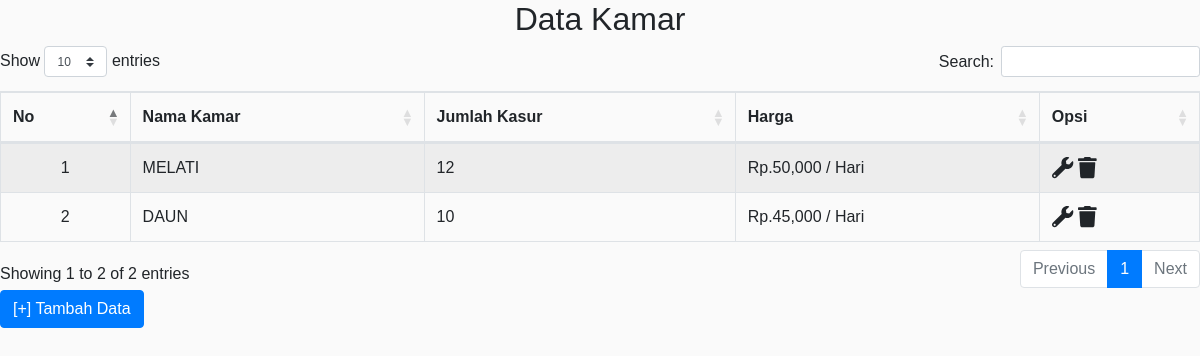
Screenshot of /admin/kamar/data_kamar.php with the database file from the repository.
### tables this page shows
CREATE TABLE `kamar` (
  `id_kamar` int(11) NOT NULL,
  `nama_kamar` varchar(100) NOT NULL,
  `stok_kasur` varchar(100) NOT NULL,
  `harga_kamar` varchar(100) NOT NULL
);

### admin/kamar/data_kamar.php (the view, shortened to what this page needs)
<?php include '../koneksi.php'; ?>
<!DOCTYPE html>
<html>
<head>
	<link rel="stylesheet" type="text/css" href="https://cdnjs.cloudflare.com/ajax/libs/twitter-bootstrap/4.1.3/css/bootstrap.css">
	<link rel="stylesheet" type="text/css" href="https://cdn.datatables.net/1.10.20/css/dataTables.bootstrap4.min.css">
	 <link rel="stylesheet" type="text/css" href="https://cdnjs.cloudflare.com/ajax/libs/twitter-bootstrap/4.1.3/css/bootstrap.css">
    <link rel="stylesheet" href="../dist/css/bootstrap.min.css">
    <link rel="stylesheet" href="../dist/css/style4.css">
</head>
<h2 class="text-center">Data Kamar</h2>
<body>
	<table id="example" class="table table-striped table-bordered" style="width:100%">
      <thead>
			<tr>
			<th>No</th>
			<th>Nama Kamar</th>
			<th>Jumlah Kasur</th>
			<th>Harga</th>
			<th>Opsi</th>
		</tr>
		</thead>
			<?php $nomer=1; ?>
			<?php $ambil = $koneksi->query("SELECT * FROM kamar "); ?>
			<?php while ($tampil = $ambil->fetch_assoc()) { ?>
			<tr>
				<td class="text-center"><?php echo $nomer; ?></td>
				<td><?php echo $tampil['nama_kamar']; ?></td>
				<td><?php echo $tampil['stok_kasur']; ?></td>
				<td>Rp.<?php echo number_format($tampil['harga_kamar']); ?> / Hari</td>
				<td>
                    <a href="menu.php?halaman=edit_kamar&id=<?php echo $tampil['id_kamar'] ?>">
                        <i class="fa fa-wrench fa-lg"></i>
                    </a>
                    <a href="menu.php?halaman=hapus_kamar&id=<?php echo $tampil['id_kamar'] ?>" onclick="return confirm('Apakah Anda Yakin Ingin Menghapus Data Ini?')">
                        <i class="fa fa-trash fa-lg"></i>
                    </a>
				</td>
			</tr>
			<?php $nomer++; ?>
	<?php }?>
</table>
</body>
</html>
<a href="menu.php?halaman=tambah_kamar" class="btn btn-primary">[+] Tambah Data</a>

### rows the page displays
kamar: nama_kamar "MELATI", stok_kasur "12", harga_kamar "50,000"
kamar: nama_kamar "DAUN", stok_kasur "10", harga_kamar "45,000"
